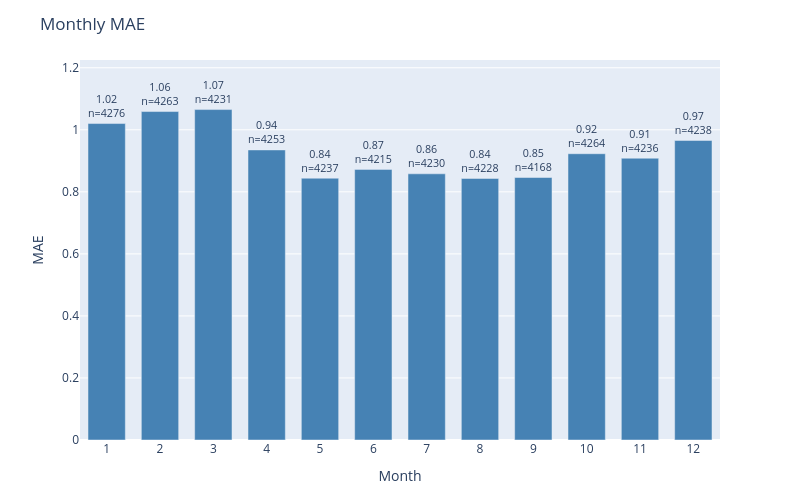

Notebook cell for this chart:
### Code cell
plot_error_by_group(
    df=results_test,
    y_true_col='actual',
    y_pred_col='prediction',
    date_col='dt_prediction',
    group_by='month',
    metric='mae',
    title='Monthly MAE'
)

### Figure 1 — Plotly figure (JSON) as saved in the notebook; plotly's stock layout.template omitted (floating-point values rounded to 4 significant figures)
{"data": [{"marker": {"color": "steelblue"}, "text": ["1.02<br>n=4276", "1.06<br>n=4263", "1.07<br>n=4231", "0.94<br>n=4253", "0.84<br>n=4237", "0.87<br>n=4215", "0.86<br>n=4230", "0.84<br>n=4228", "0.85<br>n=4168", "0.92<br>n=4264", "0.91<br>n=4236", "0.97<br>n=4238"], "textposition": "outside", "type": "bar", "x": ["1", "2", "3", "4", "5", "6", "7", "8", "9", "10", "11", "12"], "y": [1.02, 1.059, 1.065, 0.9351, 0.844, 0.8724, 0.8582, 0.8432, 0.8462, 0.9228, 0.9084, 0.9655]}], "layout": {"bargap": 0.3, "height": 500, "margin": {"b": 60, "t": 60}, "title": {"text": "Monthly MAE"}, "uniformtext": {"minsize": 8, "mode": "hide"}, "width": 800, "xaxis": {"title": {"text": "Month"}}, "yaxis": {"range": [0, 1.225], "title": {"text": "MAE"}}}}
